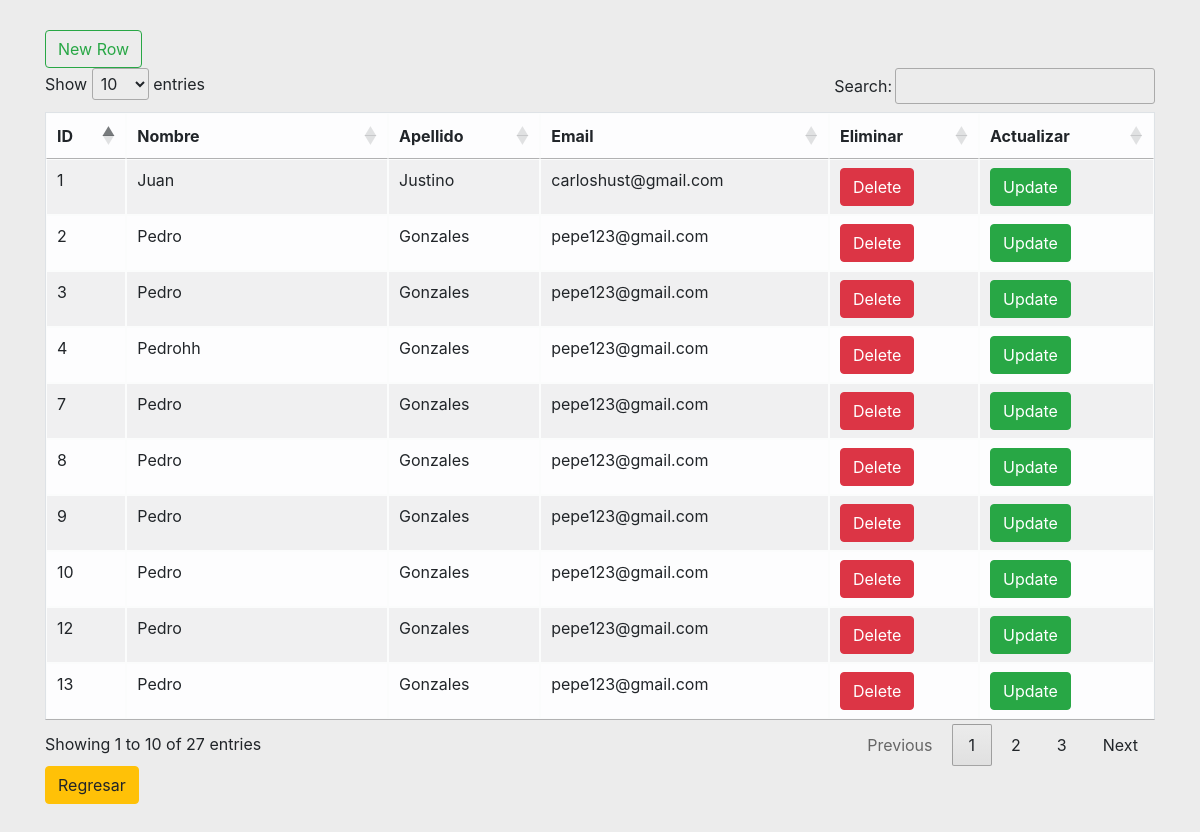
Page /viewss/Coordinador.php on the committed database.
### tables this page shows
CREATE TABLE `coordinador` (
  `coordinadorID` int(20) NOT NULL,
  `nombre` varchar(20) DEFAULT NULL,
  `apellido` varchar(20) DEFAULT NULL,
  `email` varchar(40) DEFAULT NULL
);

### modelos/classCordinador.php (called while the page is built, shortened)
<?php
class Coordinador {
public function consultarCord() {
    $conect = connect();
    $sql = "SELECT * FROM coordinador";
    $consulta = $conect -> prepare($sql);
    $consulta -> execute();
    return $consulta;
}
}
?>

### viewss/Coordinador.php (the view, shortened to what this page needs)
<!DOCTYPE html>
<html lang="es">
<head>
    <link rel="stylesheet" href="../publicc/diseño.css">
    <link rel="stylesheet" href="https://cdn.jsdelivr.net/npm/bootstrap@4.6.2/dist/css/bootstrap.min.css">
   <link rel="stylesheet" type="text/css" href="https://cdn.datatables.net/1.12.1/css/jquery.dataTables.css">
</head>
<body>
<?php
  require_once("../modelos/classCordinador.php");
  $newCord = new Coordinador;
  $daticos = $newCord -> consultarCord();
?>
<div id="cont" class="container-xl">
<form action="../controls/controladorCord.php" method="post">
<input name="BTNnewCord" value="New Row" type="submit" class="btn btn-outline-success">
</form>
<table id="tablita3" class="table table-light table-striped table-bordered table-hover ">
        <thead >
            <tr><th>ID</th>
                <th>Nombre</th>
                <th>Apellido</th>
                <th>Email</th>
                <th>Eliminar</th>
                <th>Actualizar</th>
            </tr>
        </thead>
        <tbody>
<?php
while($data = $daticos ->fetch(PDO::FETCH_ASSOC)) {
?>
            <tr>
                <td><?=$data["coordinadorID"]?></td>
                <td ><?=$data["nombre"]?></td>
                <td><?=$data["apellido"]?></td>
                <td><?=$data["email"]?></td>
                <td >
                    <input onclick="alerta(<?=$data['coordinadorID']?>)" class="btn btn btn-danger" name="borrarc" type="submit" value="Delete">
                </td>
                <td><form action="../controls/controladorCord.php?id=<?=$data["coordinadorID"]?>" method="POST">
                    <input class="btn btn btn-success" name="actuco" type="submit" value="Update">
                    </form></td>
            </tr>
     <?php
} ?>
        </tbody>
    </table>
    <a class="btn btn-warning" href="../index.php">Regresar</a>
    </div>
</body>
</html>

### publicc/diseño.css (style rules this page uses)
* { margin: 0; padding: 0; box-sizing: border-box; }
body { background-color: #e8dfca; }
#cont { margin-top: 30px; margin-bottom: 30px; }

### viewss/Coordinador.php (style rules this page uses)
body { background-color: #ECECEC; }

### rows in the picture
coordinador: coordinadorID "1", nombre "Juan", apellido "Justino", email "carloshust@gmail.com"
coordinador: coordinadorID "2", nombre "Pedro", apellido "Gonzales", email "pepe123@gmail.com"
coordinador: coordinadorID "3", nombre "Pedro", apellido "Gonzales", email "pepe123@gmail.com"
coordinador: coordinadorID "4", nombre "Pedrohh", apellido "Gonzales", email "pepe123@gmail.com"
coordinador: coordinadorID "7", nombre "Pedro", apellido "Gonzales", email "pepe123@gmail.com"
coordinador: coordinadorID "8", nombre "Pedro", apellido "Gonzales", email "pepe123@gmail.com"
coordinador: coordinadorID "9", nombre "Pedro", apellido "Gonzales", email "pepe123@gmail.com"
coordinador: coordinadorID "10", nombre "Pedro", apellido "Gonzales", email "pepe123@gmail.com"
coordinador: coordinadorID "12", nombre "Pedro", apellido "Gonzales", email "pepe123@gmail.com"
coordinador: coordinadorID "13", nombre "Pedro", apellido "Gonzales", email "pepe123@gmail.com"
